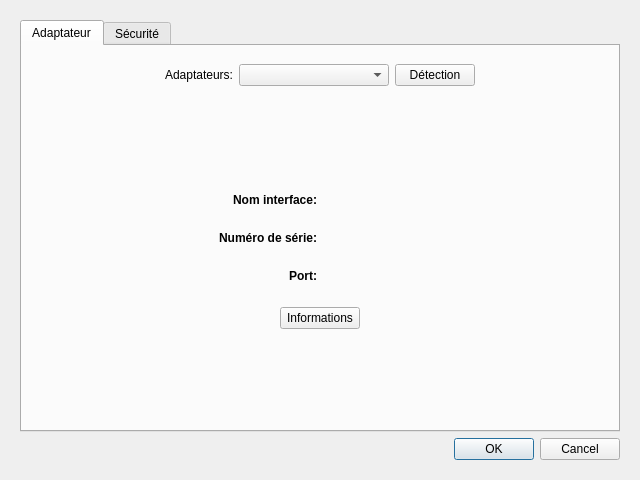
<?xml version="1.0" encoding="UTF-8"?>
<ui version="4.0">
 <class>FenetreParametres</class>
 <widget class="QDialog" name="FenetreParametres">
  <property name="geometry">
   <rect>
    <x>0</x>
    <y>0</y>
    <width>640</width>
    <height>480</height>
   </rect>
  </property>
  <property name="windowTitle">
   <string>Paramètres</string>
  </property>
  <layout class="QVBoxLayout" name="verticalLayout_2">
   <item>
    <widget class="QWidget" name="conteneurPrincipal" native="true">
     <layout class="QVBoxLayout" name="verticalLayout">
      <item>
       <widget class="QTabWidget" name="tabWidget">
        <property name="currentIndex">
         <number>0</number>
        </property>
        <widget class="QWidget" name="tabAdaptateur">
         <attribute name="title">
          <string>Adaptateur</string>
         </attribute>
         <layout class="QVBoxLayout" name="verticalLayout_4">
          <item>
           <widget class="QWidget" name="conteneurListe" native="true">
            <layout class="QHBoxLayout" name="horizontalLayout">
             <item>
              <spacer name="horizontalSpacer">
               <property name="orientation">
                <enum>Qt::Horizontal</enum>
               </property>
               <property name="sizeHint" stdset="0">
                <size>
                 <width>40</width>
                 <height>20</height>
                </size>
               </property>
              </spacer>
             </item>
             <item>
              <widget class="QLabel" name="labelAdaptateurs">
               <property name="text">
                <string>Adaptateurs:</string>
               </property>
              </widget>
             </item>
             <item>
              <widget class="QComboBox" name="comboBoxAdaptateurs">
               <property name="minimumSize">
                <size>
                 <width>150</width>
                 <height>0</height>
                </size>
               </property>
              </widget>
             </item>
             <item>
              <widget class="QPushButton" name="boutonDetection">
               <property name="text">
                <string>Détection</string>
               </property>
              </widget>
             </item>
             <item>
              <spacer name="horizontalSpacer_2">
               <property name="orientation">
                <enum>Qt::Horizontal</enum>
               </property>
               <property name="sizeHint" stdset="0">
                <size>
                 <width>40</width>
                 <height>20</height>
                </size>
               </property>
              </spacer>
             </item>
            </layout>
           </widget>
          </item>
          <item>
           <widget class="QWidget" name="grandConteneurInformations" native="true">
            <layout class="QVBoxLayout" name="verticalLayout_3">
             <item>
              <spacer name="verticalSpacer_2">
               <property name="orientation">
                <enum>Qt::Vertical</enum>
               </property>
               <property name="sizeHint" stdset="0">
                <size>
                 <width>20</width>
                 <height>40</height>
                </size>
               </property>
              </spacer>
             </item>
             <item>
              <widget class="QWidget" name="conteneurNomInterface" native="true">
               <layout class="QHBoxLayout" name="horizontalLayout_2">
                <item>
                 <widget class="QLabel" name="labelNom">
                  <property name="text">
                   <string>&lt;html&gt;&lt;head/&gt;&lt;body&gt;&lt;p&gt;&lt;span style=&quot; font-weight:600;&quot;&gt;Nom interface:&lt;/span&gt;&lt;/p&gt;&lt;/body&gt;&lt;/html&gt;</string>
                  </property>
                  <property name="alignment">
                   <set>Qt::AlignRight|Qt::AlignTrailing|Qt::AlignVCenter</set>
                  </property>
                 </widget>
                </item>
                <item>
                 <widget class="QLabel" name="labelNomResult">
                  <property name="text">
                   <string/>
                  </property>
                 </widget>
                </item>
               </layout>
              </widget>
             </item>
             <item>
              <widget class="QWidget" name="conteneurSerialNumber" native="true">
               <layout class="QHBoxLayout" name="horizontalLayout_3">
                <item>
                 <widget class="QLabel" name="labelSerial">
                  <property name="text">
                   <string>&lt;html&gt;&lt;head/&gt;&lt;body&gt;&lt;p&gt;&lt;span style=&quot; font-weight:600;&quot;&gt;Numéro de série:&lt;/span&gt;&lt;/p&gt;&lt;/body&gt;&lt;/html&gt;</string>
                  </property>
                  <property name="alignment">
                   <set>Qt::AlignRight|Qt::AlignTrailing|Qt::AlignVCenter</set>
                  </property>
                 </widget>
                </item>
                <item>
                 <widget class="QLabel" name="labelSerialResult">
                  <property name="text">
                   <string/>
                  </property>
                 </widget>
                </item>
               </layout>
              </widget>
             </item>
             <item>
              <widget class="QWidget" name="conteneurPort" native="true">
               <layout class="QHBoxLayout" name="horizontalLayout_4">
                <item>
                 <widget class="QLabel" name="labelPort">
                  <property name="text">
                   <string>&lt;html&gt;&lt;head/&gt;&lt;body&gt;&lt;p&gt;&lt;span style=&quot; font-weight:600;&quot;&gt;Port:&lt;/span&gt;&lt;/p&gt;&lt;/body&gt;&lt;/html&gt;</string>
                  </property>
                  <property name="alignment">
                   <set>Qt::AlignRight|Qt::AlignTrailing|Qt::AlignVCenter</set>
                  </property>
                 </widget>
                </item>
                <item>
                 <widget class="QLabel" name="labelPortResult">
                  <property name="text">
                   <string/>
                  </property>
                 </widget>
                </item>
               </layout>
              </widget>
             </item>
             <item>
              <widget class="QWidget" name="conteneurBoutonInformations" native="true">
               <layout class="QHBoxLayout" name="horizontalLayout_6">
                <item>
                 <spacer name="horizontalSpacer_3">
                  <property name="orientation">
                   <enum>Qt::Horizontal</enum>
                  </property>
                  <property name="sizeHint" stdset="0">
                   <size>
                    <width>40</width>
                    <height>20</height>
                   </size>
                  </property>
                 </spacer>
                </item>
                <item>
                 <widget class="QPushButton" name="boutonInformations">
                  <property name="text">
                   <string>Informations</string>
                  </property>
                 </widget>
                </item>
                <item>
                 <spacer name="horizontalSpacer_4">
                  <property name="orientation">
                   <enum>Qt::Horizontal</enum>
                  </property>
                  <property name="sizeHint" stdset="0">
                   <size>
                    <width>40</width>
                    <height>20</height>
                   </size>
                  </property>
                 </spacer>
                </item>
               </layout>
              </widget>
             </item>
             <item>
              <spacer name="verticalSpacer">
               <property name="orientation">
                <enum>Qt::Vertical</enum>
               </property>
               <property name="sizeHint" stdset="0">
                <size>
                 <width>20</width>
                 <height>40</height>
                </size>
               </property>
              </spacer>
             </item>
            </layout>
           </widget>
          </item>
         </layout>
        </widget>
        <widget class="QWidget" name="tabSecurite">
         <attribute name="title">
          <string>Sécurité</string>
         </attribute>
         <layout class="QGridLayout" name="gridLayout">
          <item row="2" column="5">
           <spacer name="horizontalSpacer_6">
            <property name="orientation">
             <enum>Qt::Horizontal</enum>
            </property>
            <property name="sizeHint" stdset="0">
             <size>
              <width>40</width>
              <height>20</height>
             </size>
            </property>
           </spacer>
          </item>
          <item row="3" column="1">
           <spacer name="horizontalSpacer_5">
            <property name="orientation">
             <enum>Qt::Horizontal</enum>
            </property>
            <property name="sizeHint" stdset="0">
             <size>
              <width>40</width>
              <height>20</height>
             </size>
            </property>
           </spacer>
          </item>
          <item row="1" column="2">
           <spacer name="verticalSpacer_3">
            <property name="orientation">
             <enum>Qt::Vertical</enum>
            </property>
            <property name="sizeHint" stdset="0">
             <size>
              <width>20</width>
              <height>40</height>
             </size>
            </property>
           </spacer>
          </item>
          <item row="4" column="2" colspan="2">
           <widget class="QLabel" name="labelNouveau2">
            <property name="text">
             <string>Confirmer mot de passe:</string>
            </property>
           </widget>
          </item>
          <item row="2" column="2">
           <widget class="QLabel" name="labelAncien">
            <property name="text">
             <string>Ancien mot de passe:</string>
            </property>
            <property name="alignment">
             <set>Qt::AlignLeading|Qt::AlignLeft|Qt::AlignVCenter</set>
            </property>
           </widget>
          </item>
          <item row="2" column="6">
           <spacer name="horizontalSpacer_7">
            <property name="orientation">
             <enum>Qt::Horizontal</enum>
            </property>
            <property name="sizeHint" stdset="0">
             <size>
              <width>40</width>
              <height>20</height>
             </size>
            </property>
           </spacer>
          </item>
          <item row="3" column="0">
           <spacer name="horizontalSpacer_8">
            <property name="orientation">
             <enum>Qt::Horizontal</enum>
            </property>
            <property name="sizeHint" stdset="0">
             <size>
              <width>40</width>
              <height>20</height>
             </size>
            </property>
           </spacer>
          </item>
          <item row="4" column="4">
           <widget class="QLineEdit" name="lineEditNouveauMDP2">
            <property name="maximumSize">
             <size>
              <width>150</width>
              <height>16777215</height>
             </size>
            </property>
            <property name="echoMode">
             <enum>QLineEdit::Password</enum>
            </property>
           </widget>
          </item>
          <item row="3" column="2">
           <widget class="QLabel" name="labelNouveau">
            <property name="text">
             <string>Nouveau mot de passe:</string>
            </property>
           </widget>
          </item>
          <item row="5" column="3">
           <widget class="QPushButton" name="boutonModifierMDP">
            <property name="text">
             <string>Modifier</string>
            </property>
           </widget>
          </item>
          <item row="3" column="4">
           <widget class="QLineEdit" name="lineEditNouveauMDP">
            <property name="maximumSize">
             <size>
              <width>150</width>
              <height>16777215</height>
             </size>
            </property>
            <property name="echoMode">
             <enum>QLineEdit::Password</enum>
            </property>
           </widget>
          </item>
          <item row="2" column="4">
           <widget class="QLineEdit" name="lineEditAncienMDP">
            <property name="maximumSize">
             <size>
              <width>150</width>
              <height>16777215</height>
             </size>
            </property>
            <property name="echoMode">
             <enum>QLineEdit::Password</enum>
            </property>
           </widget>
          </item>
          <item row="0" column="2" colspan="3">
           <widget class="QLabel" name="labelTitreSecurite">
            <property name="text">
             <string>&lt;!DOCTYPE HTML PUBLIC &quot;-//W3C//DTD HTML 4.0//EN&quot; &quot;http://www.w3.org/TR/REC-html40/strict.dtd&quot;&gt;
&lt;html&gt;&lt;head&gt;&lt;meta name=&quot;qrichtext&quot; content=&quot;1&quot; /&gt;&lt;style type=&quot;text/css&quot;&gt;
p, li { white-space: pre-wrap; }
&lt;/style&gt;&lt;/head&gt;&lt;body style=&quot; font-family:'Droid Sans'; font-size:10pt; font-weight:400; font-style:normal;&quot;&gt;
&lt;p style=&quot; margin-top:0px; margin-bottom:0px; margin-left:0px; margin-right:0px; -qt-block-indent:0; text-indent:0px;&quot;&gt;&lt;span style=&quot; font-size:18pt; font-weight:600;&quot;&gt;Modifier le mot de passe&lt;/span&gt;&lt;/p&gt;&lt;/body&gt;&lt;/html&gt;</string>
            </property>
            <property name="alignment">
             <set>Qt::AlignCenter</set>
            </property>
           </widget>
          </item>
          <item row="6" column="3">
           <spacer name="verticalSpacer_4">
            <property name="orientation">
             <enum>Qt::Vertical</enum>
            </property>
            <property name="sizeHint" stdset="0">
             <size>
              <width>20</width>
              <height>40</height>
             </size>
            </property>
           </spacer>
          </item>
         </layout>
        </widget>
       </widget>
      </item>
      <item>
       <widget class="QDialogButtonBox" name="buttonBox">
        <property name="orientation">
         <enum>Qt::Horizontal</enum>
        </property>
        <property name="standardButtons">
         <set>QDialogButtonBox::Cancel|QDialogButtonBox::Ok</set>
        </property>
       </widget>
      </item>
     </layout>
    </widget>
   </item>
  </layout>
 </widget>
 <tabstops>
  <tabstop>comboBoxAdaptateurs</tabstop>
  <tabstop>buttonBox</tabstop>
  <tabstop>lineEditAncienMDP</tabstop>
  <tabstop>boutonDetection</tabstop>
  <tabstop>boutonInformations</tabstop>
  <tabstop>tabWidget</tabstop>
  <tabstop>lineEditNouveauMDP</tabstop>
  <tabstop>lineEditNouveauMDP2</tabstop>
  <tabstop>boutonModifierMDP</tabstop>
 </tabstops>
 <resources/>
 <connections>
  <connection>
   <sender>buttonBox</sender>
   <signal>accepted()</signal>
   <receiver>FenetreParametres</receiver>
   <slot>accept()</slot>
   <hints>
    <hint type="sourcelabel">
     <x>248</x>
     <y>254</y>
    </hint>
    <hint type="destinationlabel">
     <x>157</x>
     <y>274</y>
    </hint>
   </hints>
  </connection>
  <connection>
   <sender>buttonBox</sender>
   <signal>rejected()</signal>
   <receiver>FenetreParametres</receiver>
   <slot>reject()</slot>
   <hints>
    <hint type="sourcelabel">
     <x>316</x>
     <y>260</y>
    </hint>
    <hint type="destinationlabel">
     <x>286</x>
     <y>274</y>
    </hint>
   </hints>
  </connection>
 </connections>
</ui>
